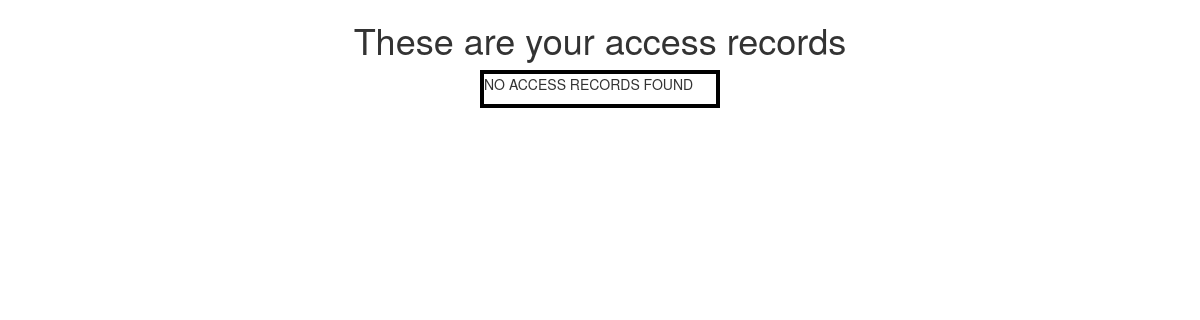
/demo_1/, run on an earlier commit of the app's database.
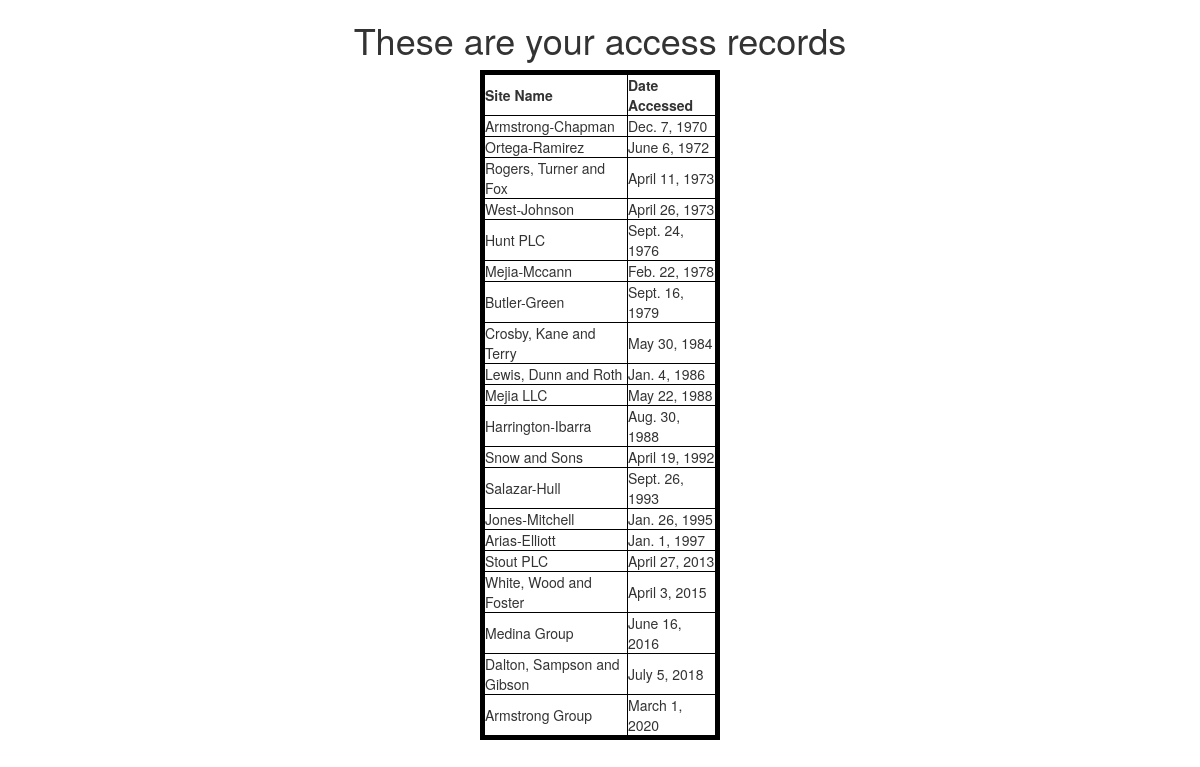
And on a later commit of the database.
### demo_1/models.py (models this page shows, shortened)
class AccessRecord(models.Model):
    name = models.ForeignKey(Webpage, on_delete=models.CASCADE)
    date = models.DateField()

class Webpage(models.Model):
    topic = models.ForeignKey(Topic, on_delete=models.CASCADE)
    name = models.CharField(max_length=264, unique=True)
    url = models.URLField(unique=True)
    def __str__(self):
        return self.name

### demo_1/views.py (the view)
# urls.py: url('', views.index, name="index"),
def index(request):
    webpages_list = AccessRecord.objects.order_by('date')
    date_dict = {'access_records': webpages_list}
    return render(request, 'demo_1/index.html', context=date_dict)

### templates/demo_1/index.html (shortened to what this page needs)
<!DOCTYPE html>
{% load static %}
<html lang="en">
  <head>
    <link rel="stylesheet" href='{% static "css/style.css" %}' />
    <link
      rel="stylesheet"
      href="https://maxcdn.bootstrapcdn.com/bootstrap/3.3.7/css/bootstrap.min.css"
    />
  </head>
  <body>
    <h1>These are your access records</h1>
    <div class="access_container">
      {% if access_records %}
      <table>
        <thead>
          <th>Site Name</th>
          <th>Date Accessed</th>
        </thead>
        {% for acc in access_records %}
        <tr>
          <td>{{acc.name}}</td>
          <td>{{acc.date}}</td>
        </tr>
        {% endfor %}
      </table>
      {% else %}
      <p>NO ACCESS RECORDS FOUND</p>
      {% endif %}
    </div>
  </body>
</html>

### static/css/style.css (style rules this page uses)
h1 { color: red; text-align: center; }
.access_container { border: 4px solid black; width: 20%; margin: 0 auto; }
table, th, td { border: 1px solid black; }

What changed in the data, as far as the page shows it:
added AccessRecord: name "Armstrong-Chapman", date "Dec. 7, 1970"
added AccessRecord: name "Ortega-Ramirez", date "June 6, 1972"
added AccessRecord: name "Rogers, Turner and Fox", date "April 11, 1973"
added AccessRecord: name "West-Johnson", date "April 26, 1973"
added AccessRecord: name "Hunt PLC", date "Sept. 24, 1976"
added AccessRecord: name "Mejia-Mccann", date "Feb. 22, 1978"
added AccessRecord: name "Butler-Green", date "Sept. 16, 1979"
added AccessRecord: name "Crosby, Kane and Terry", date "May 30, 1984"
added AccessRecord: name "Lewis, Dunn and Roth", date "Jan. 4, 1986"
added AccessRecord: name "Mejia LLC", date "May 22, 1988"
added AccessRecord: name "Harrington-Ibarra", date "Aug. 30, 1988"
added AccessRecord: name "Snow and Sons", date "April 19, 1992"
added AccessRecord: name "Salazar-Hull", date "Sept. 26, 1993"
added AccessRecord: name "Jones-Mitchell", date "Jan. 26, 1995"
added AccessRecord: name "Arias-Elliott", date "Jan. 1, 1997"
added AccessRecord: name "Stout PLC", date "April 27, 2013"
added AccessRecord: name "White, Wood and Foster", date "April 3, 2015"
added AccessRecord: name "Medina Group", date "June 16, 2016"
added AccessRecord: name "Dalton, Sampson and Gibson", date "July 5, 2018"
added AccessRecord: name "Armstrong Group", date "March 1, 2020"
Also different on the page:
text no longer shown: "NO ACCESS RECORDS FOUND"
text now shown: "Site Name Date Accessed"
